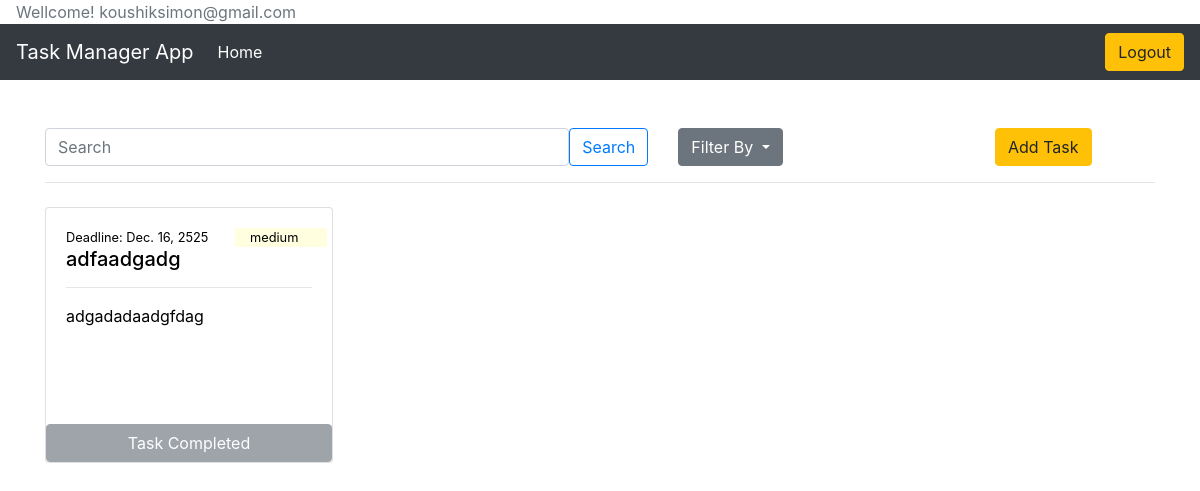
Before: / (signed in) with the older database file.
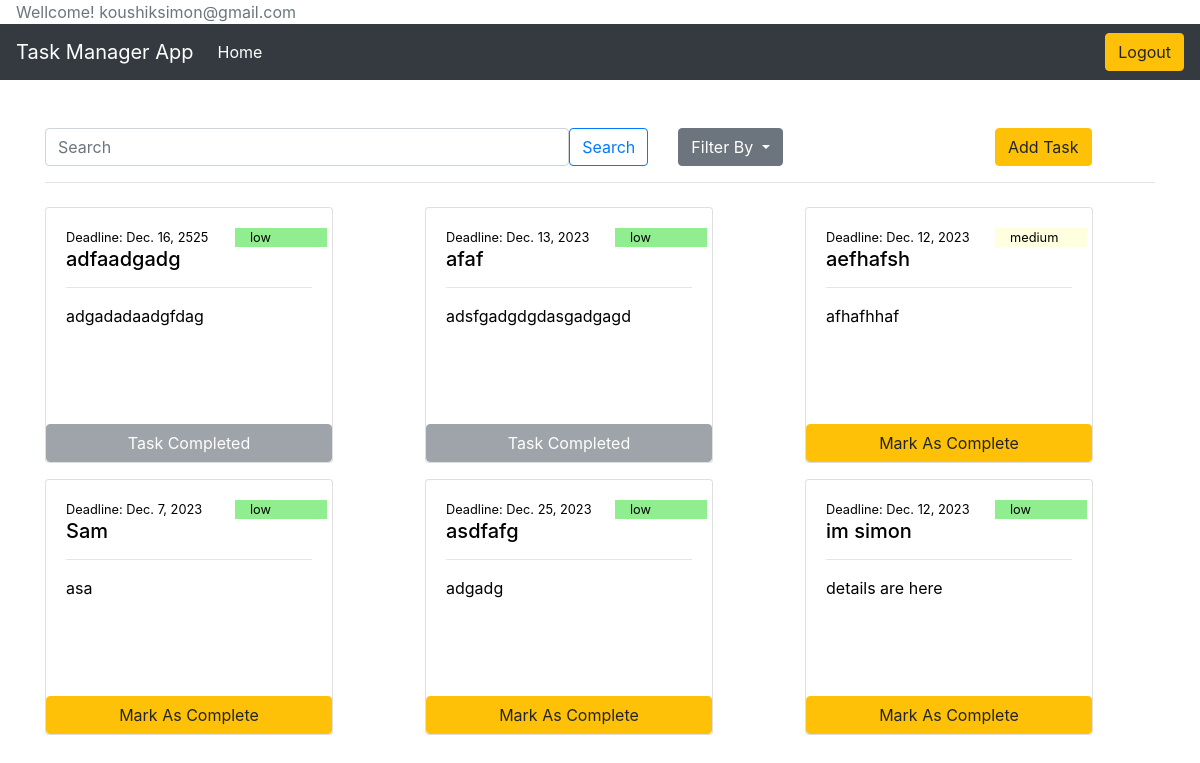
After: the same page with the newer database file.
### task/models.py (models this page shows, shortened)
class Task(models.Model):
    PRIORITY_CHOICES = [
        ('low', 'Low'),
        ('medium', 'Medium'),
        ('high', 'High'),
    ]
    user=models.ForeignKey(User,on_delete=models.CASCADE)
    title = models.CharField(max_length=100)
    description = models.TextField()
    due_date = models.DateField(null=True, blank=True)
    priority = models.CharField(max_length=10,choices=PRIORITY_CHOICES)
    task_complete = models.BooleanField(default=False)
    created = models.DateField(auto_now_add=True)
    updated = models.DateField(auto_now=True, null=True, blank=True)

### task_manager/views.py (the view)
# urls.py: path('', views.index, name='index'),
@login_required(login_url='/login/')
def index(request):
    tasks = Task.objects.filter(user=request.user)
    query = request.GET.get('q')  # Get the search query from the URL parameter
    filter_by = request.GET.get('filter')
    if query:
        tasks = tasks.filter(Q(title__icontains=query))
    if filter_by == 'creation_date':
        tasks = tasks.order_by('created')
    elif filter_by == 'due_date':
        tasks = tasks.order_by('due_date')
    elif filter_by == 'priority':
        tasks = tasks.order_by('priority')
        tasks = sorted(tasks, key=lambda x: ['high', 'medium', 'low'].index(x.priority))
    elif filter_by == 'completed':
        tasks = tasks.filter(task_complete=True)
    elif filter_by == 'active':
        tasks = tasks.filter(task_complete=False)
    context = {
        'tasks': tasks
    }
    if request.method == 'POST':
        task_id = request.POST.get('task_id')
        if task_id:
            task = Task.objects.get(pk=task_id)
            task.task_complete = True
            task.save()
    return render(request, 'index.html', context)

### templates/index.html (shortened to what this page needs)
{% extends "base.html" %}
{% load static %}
{% block content %}
<br><br>
<div class="row">
  <form class="col-10" Method='GET'>
    <div class="row">
      <div class="col-8">
        <div class="input-group">
          <input type="search" class="form-control rounded" name="q" placeholder="Search" aria-label="Search"
            aria-describedby="search-addon" />
          <button type="submit" class="btn btn-outline-primary" data-mdb-ripple-init>Search</button>
        </div>
      </div>
      <div class="col">
        <div class="dropdown">
          <button class="btn btn-secondary dropdown-toggle" type="button" id="dropdownMenuButton" data-toggle="dropdown"
              aria-haspopup="true" aria-expanded="false">
              Filter By
          </button>
      </div>
      </div>
    </div>
  </form>
<form class="col " method="POST">
    <div><a href="{% url 'task_entry' %}" class="btn btn-warning">Add Task</a></div>
</form>
</div>
<hr>
<div class="row">
  {% for task in tasks %}
<div class="col-4 py-2">
  <div class="card" style="width: 18rem;">
    <a href="{% url 'task_detail' task.id %}" style="text-decoration: none; color: black;">
      <div class="card-body">
        <div class="row justify-content-center align-items-center" style="font-size: 0.8rem;">
          <section class="col-8">Deadline: {{ task.due_date }}</section>
          <section class="col-4"
            style="{% if task.priority == 'low' %}background-color:lightgreen{% elif task.priority == 'medium' %}background-color:lightyellow{% elif task.priority == 'high' %}background-color:lightcoral{% endif %}">
            {{ task.priority }}</section>
        </div>
        <h5 class="card-title">{{ task.title }}</h5>
        <hr>
        <p class="card-text" style="height: 100px; overflow: hidden;">{{ task.description }}</p>
      </div>
    </a>
    <div class="row">
      <div class="col">
        <form method="POST">
          {% if task.task_complete %}
          <input type="submit" name="submit" value="Task Completed" class="btn btn-secondary btn-block" disabled>
          {% else %}
          <input type="submit" name="submit" value="Mark As Complete" class="btn btn-warning btn-block">
          {% endif %}
        </form>
      </div>
    </div>
  </div>
</div>
{% endfor %}
</div>
{% endblock content %}

### templates/base.html (shortened to what this page needs)
<!DOCTYPE html>
<html lang="en">
<head>
  {% load static %}
  <link rel="stylesheet" href="https://cdn.jsdelivr.net/npm/bootstrap@4.4.1/dist/css/bootstrap.min.css"
 />
    <link rel="stylesheet" href="{% static 'css/styles.css' %}" />
</head>
<body>
  {% if user.is_authenticated %}
  <div class="pl-3 text-muted">Wellcome! {{user.email}}</div>
  {% endif %}
  <nav class="navbar navbar-expand-lg navbar-dark bg-dark">
    <a class="navbar-brand" href="{% url 'index' %}">Task Manager App</a>
    <div class="collapse navbar-collapse" id="navbarNav">
      <ul class="navbar-nav">
        <li class="nav-item active">
          <a class="nav-link" href="{% url 'index' %}">Home</a>
        </li>
      </ul>
      <ul class="navbar-nav ml-auto">
        {% if user.is_authenticated %}
        <li class="nav-item">
          <form action="{% url 'logout' %}" method="POST">
            <button type="submit" class="btn btn-warning color-secondary tp-in-btn w-100">Logout</button>
          </form>
        </li>
        {% endif %}
      </ul>
    </div>
  </nav>
  <div class="container">
    {% block content %}
    {% endblock content %}
  </div>
</body>
</html>

Changed rows visible on the page:
changed Task "adfaadgadg": priority "medium" → "low"
added Task: due_date "Dec. 13, 2023", priority "low", title "afaf", description "adsfgadgdgdasgadgagd"
added Task: due_date "Dec. 12, 2023", priority "medium", title "aefhafsh", description "afhafhhaf"
added Task: due_date "Dec. 7, 2023", priority "low", title "Sam", description "asa"
added Task: due_date "Dec. 25, 2023", priority "low", title "asdfafg", description "adgadg"
added Task: due_date "Dec. 12, 2023", priority "low", title "im simon", description "details are here"
